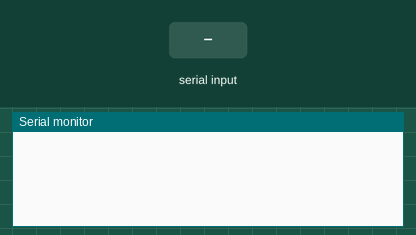
Bench run of a sketch on a simulated Arduino Uno, built with avr-gcc and run on an emulated ATmega328P. Shown: the last lines printed to the serial monitor. The test bench sets the inputs (shaded band).

Above: at 1.2 s.
1.3 s: byte 30 received over Serial
At 2.5 s:
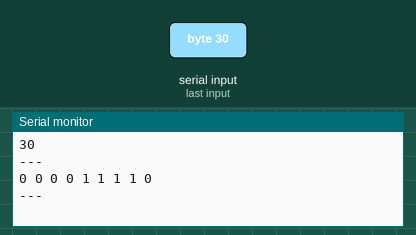
2.8 s: byte 90 received over Serial
At 3.6 s:
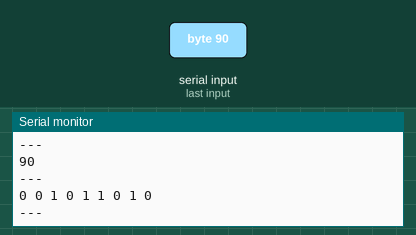
4.3 s: byte 120 received over Serial
At 4.8 s:
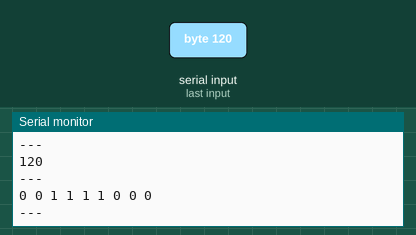

The sketch:

Serial.ino
```cpp
void setup() {
  // put your setup code here, to run once:
  Serial.begin(9600);
}

void loop() {
}

byte incomingByte1, incomingByte2;
void serialEvent(){
  while (Serial.available()){
    incomingByte1 = Serial.read();
    Serial.println(incomingByte1);
    Serial.println("---");
    for (int i=8; i >= 0; i--){
      Serial.print(bitRead(incomingByte1, i));
      Serial.print(" ");
    }
    Serial.println("\n---");
  }
}
```

Measured:
- after the input at 1.3 s, the serial monitor: prints a new line at once (image 1)
- after the input at 2.8 s, the serial monitor: prints a new line at once (image 2)
- after the input at 4.3 s, the serial monitor: prints a new line at once (image 3)
